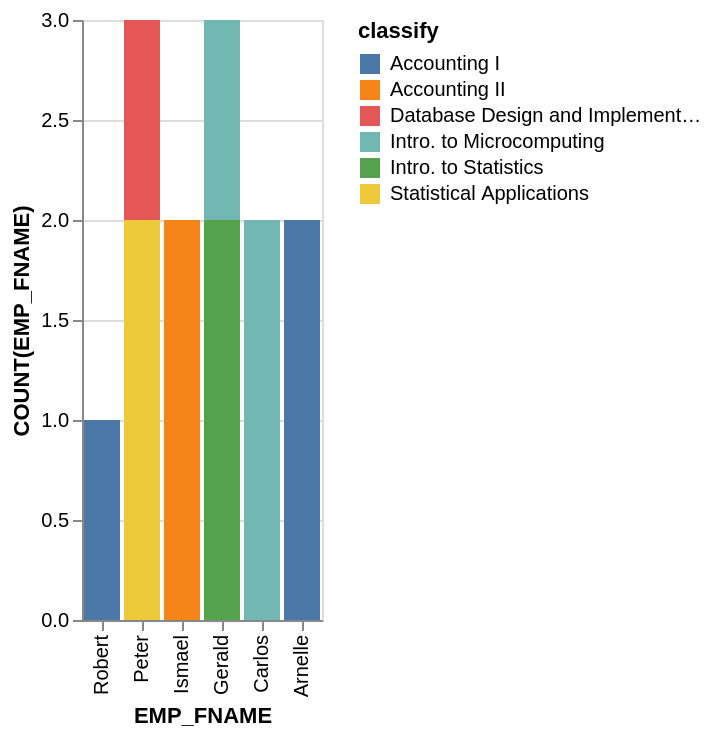

Express this chart as Vega-Lite.
### Vega-Lite specification from a JSON file in a GitHub repository (floating-point values rounded to 4 significant figures)
{"data": {"values": [{"x_data": "Arnelle", "y_data": 2, "classify": "Accounting I"}, {"x_data": "Carlos", "y_data": 0, "classify": "Accounting I"}, {"x_data": "Gerald", "y_data": 0, "classify": "Accounting I"}, {"x_data": "Ismael", "y_data": 0, "classify": "Accounting I"}, {"x_data": "Peter", "y_data": 0, "classify": "Accounting I"}, {"x_data": "Robert", "y_data": 1, "classify": "Accounting I"}, {"x_data": "Arnelle", "y_data": 0, "classify": "Accounting II"}, {"x_data": "Carlos", "y_data": 0, "classify": "Accounting II"}, {"x_data": "Gerald", "y_data": 0, "classify": "Accounting II"}, {"x_data": "Ismael", "y_data": 2, "classify": "Accounting II"}, {"x_data": "Peter", "y_data": 0, "classify": "Accounting II"}, {"x_data": "Robert", "y_data": 0, "classify": "Accounting II"}, {"x_data": "Arnelle", "y_data": 0, "classify": "Database Design and Implementation"}, {"x_data": "Carlos", "y_data": 0, "classify": "Database Design and Implementation"}, {"x_data": "Gerald", "y_data": 0, "classify": "Database Design and Implementation"}, {"x_data": "Ismael", "y_data": 0, "classify": "Database Design and Implementation"}, {"x_data": "Peter", "y_data": 1, "classify": "Database Design and Implementation"}, {"x_data": "Robert", "y_data": 0, "classify": "Database Design and Implementation"}, {"x_data": "Arnelle", "y_data": 0, "classify": "Intro. to Microcomputing"}, {"x_data": "Carlos", "y_data": 2, "classify": "Intro. to Microcomputing"}, {"x_data": "Gerald", "y_data": 1, "classify": "Intro. to Microcomputing"}, {"x_data": "Ismael", "y_data": 0, "classify": "Intro. to Microcomputing"}, {"x_data": "Peter", "y_data": 0, "classify": "Intro. to Microcomputing"}, {"x_data": "Robert", "y_data": 0, "classify": "Intro. to Microcomputing"}, {"x_data": "Arnelle", "y_data": 0, "classify": "Intro. to Statistics"}, {"x_data": "Carlos", "y_data": 0, "classify": "Intro. to Statistics"}, {"x_data": "Gerald", "y_data": 2, "classify": "Intro. to Statistics"}, {"x_data": "Ismael", "y_data": 0, "classify": "Intro. to Statistics"}, {"x_data": "Peter", "y_data": 0, "classify": "Intro. to Statistics"}, {"x_data": "Robert", "y_data": 0, "classify": "Intro. to Statistics"}, {"x_data": "Arnelle", "y_data": 0, "classify": "Statistical Applications"}, {"x_data": "Carlos", "y_data": 0, "classify": "Statistical Applications"}, {"x_data": "Gerald", "y_data": 0, "classify": "Statistical Applications"}, {"x_data": "Ismael", "y_data": 0, "classify": "Statistical Applications"}, {"x_data": "Peter", "y_data": 2, "classify": "Statistical Applications"}, {"x_data": "Robert", "y_data": 0, "classify": "Statistical Applications"}]}, "mark": "bar", "encoding": {"x": {"field": "x_data", "type": "nominal", "title": "EMP_FNAME", "sort": "descending"}, "y": {"field": "y_data", "type": "quantitative", "title": "COUNT(EMP_FNAME)"}, "color": {"field": "classify"}}}
